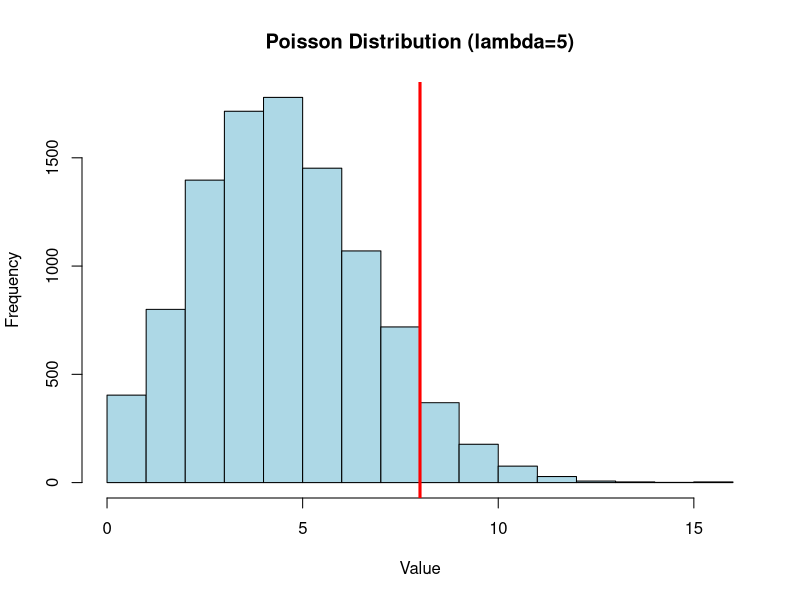
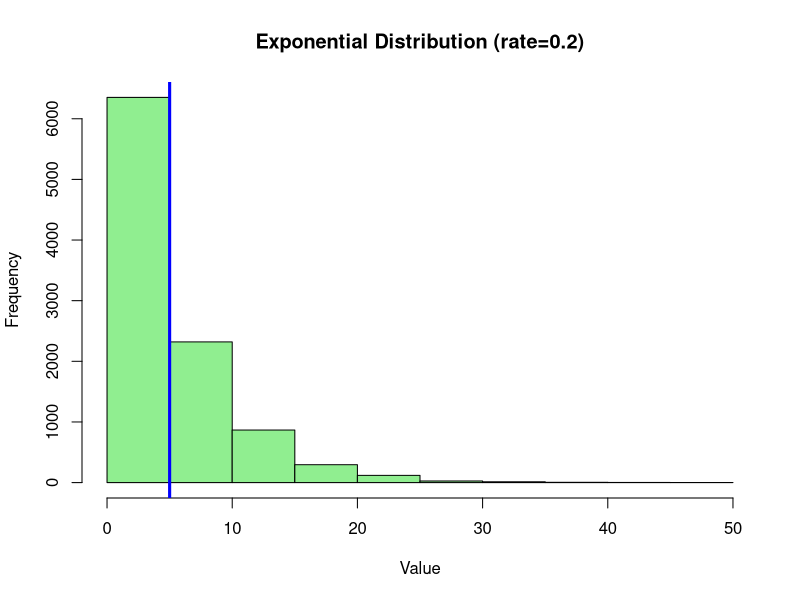
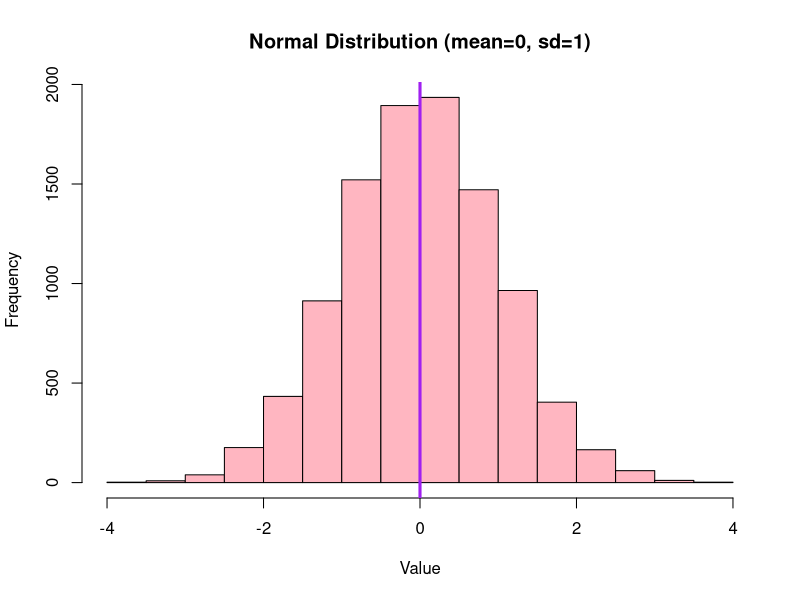
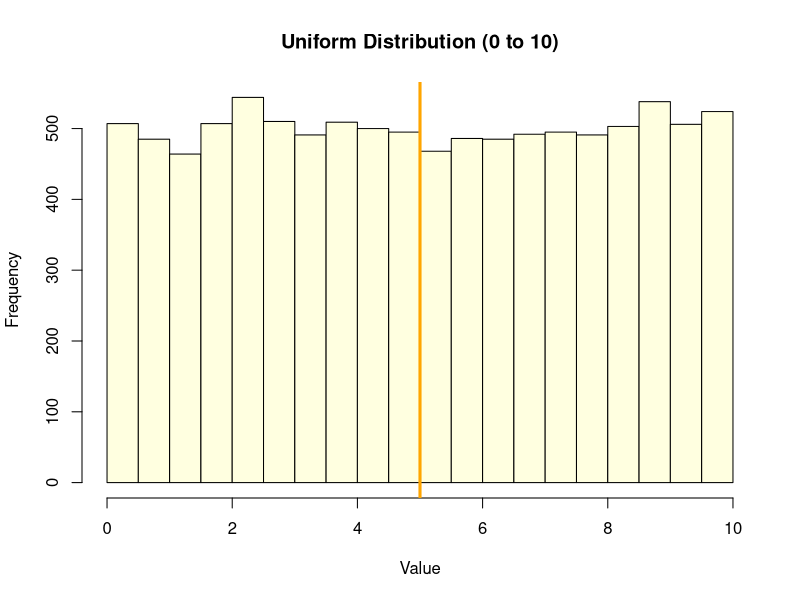

These figures' R source, in order:
# Poisson distribution histogram
hist(rpois(10000, lambda = 5), main = "Poisson Distribution (lambda=5)", xlab = "Value", col = "lightblue", border = "black")
abline(v = 8, col = "red", lwd = 3)

# Exponential distribution histogram
hist(rexp(10000, rate = 0.2), main = "Exponential Distribution (rate=0.2)", xlab = "Value", col = "lightgreen", border = "black")
abline(v = 5, col = "blue", lwd = 3)

# Normal distribution histogram
hist(rnorm(10000, mean = 0, sd = 1), main = "Normal Distribution (mean=0, sd=1)", xlab = "Value", col = "lightpink", border = "black")
abline(v = 0, col = "purple", lwd = 3)

# Uniform distribution histogram
hist(runif(10000, min = 0, max = 10), main = "Uniform Distribution (0 to 10)", xlab = "Value", col = "lightyellow", border = "black")
abline(v = 5, col = "orange", lwd = 3)

